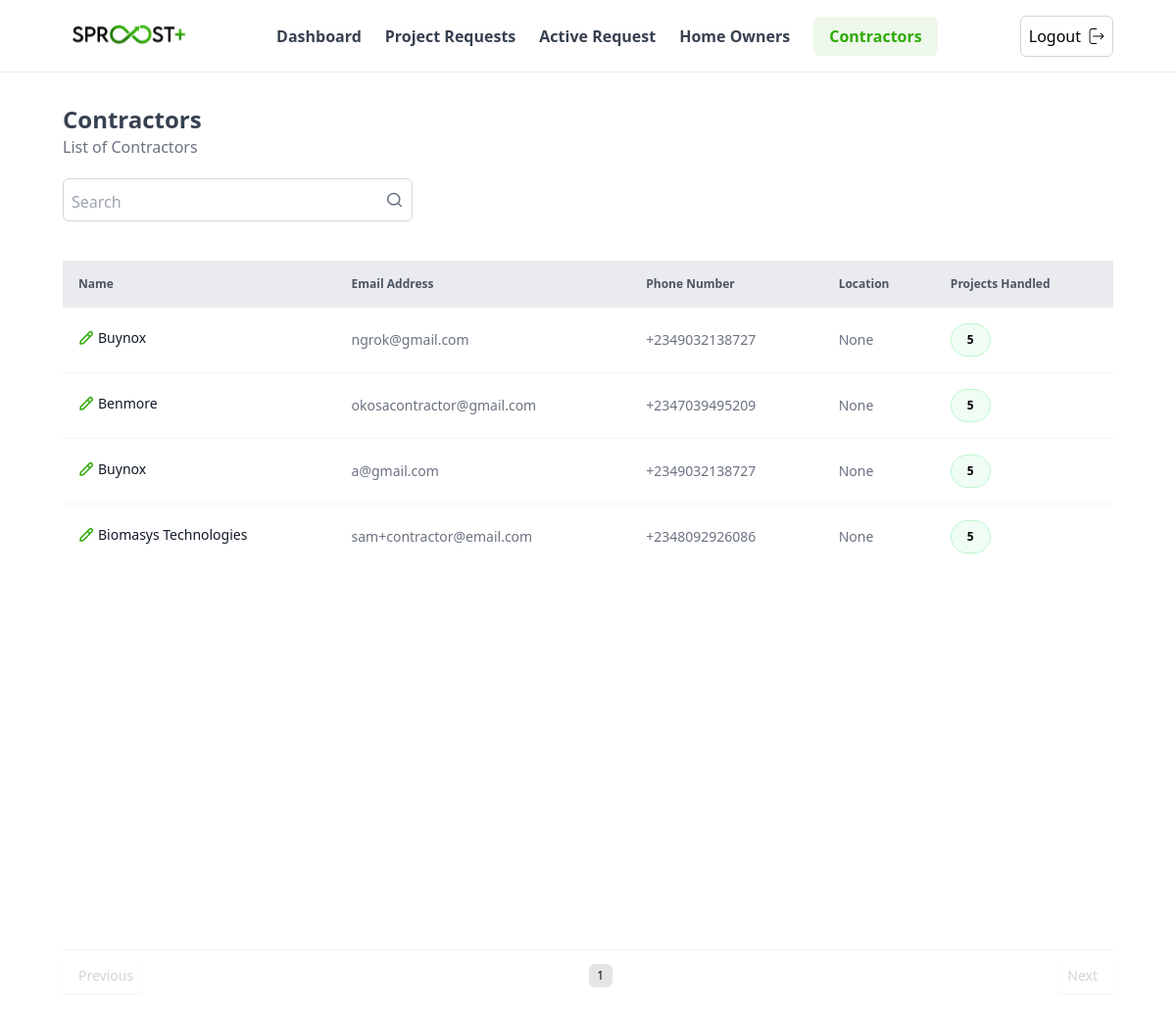
Before: /user-admin/contractors/ (signed in) with the older database file.
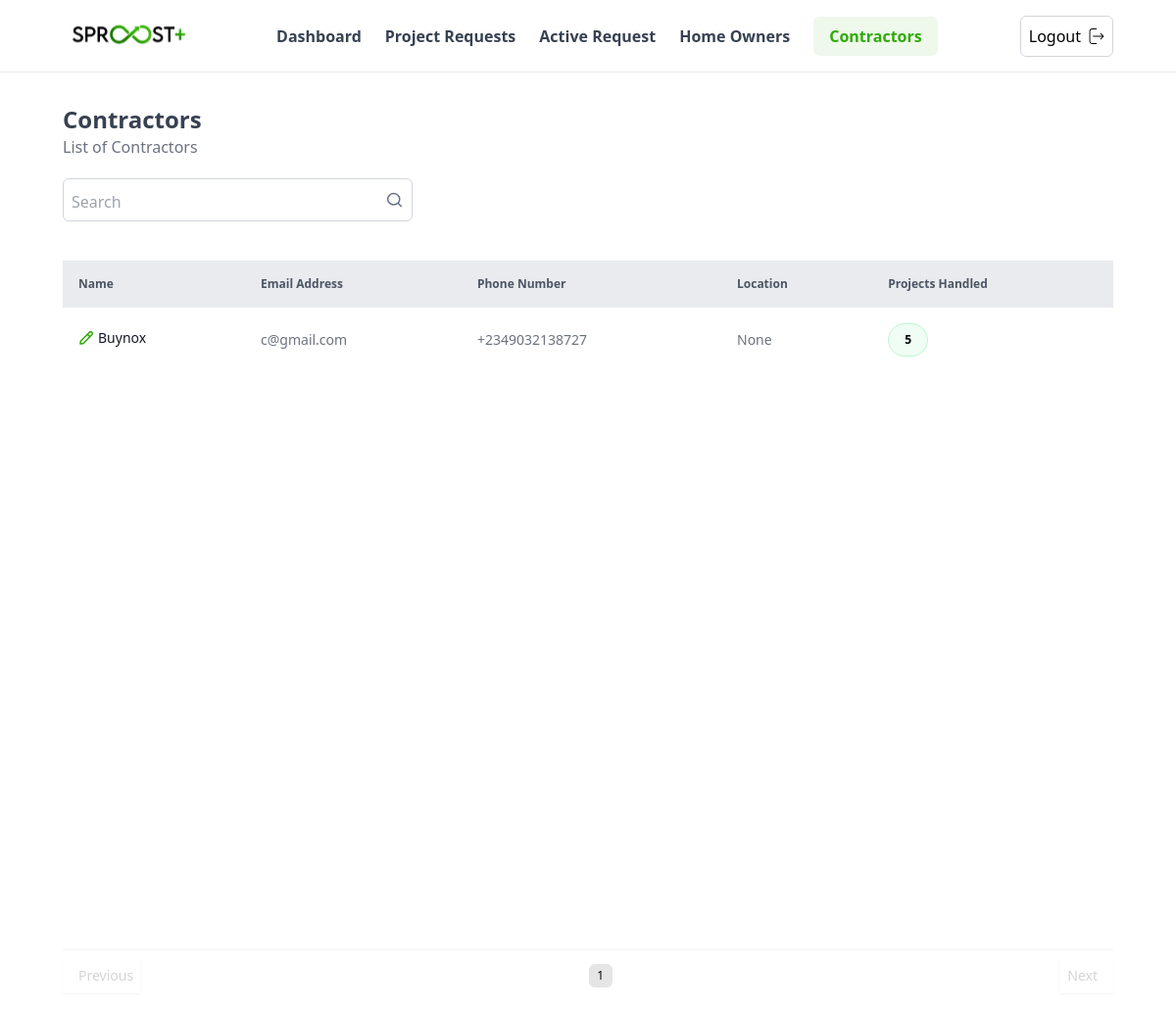
After: the same page with the newer database file.
### accounts/models.py (models this page shows, shortened)
class User(AbstractUser):
    phone_number = PhoneNumberField(null=False, blank=False)
    user_type = models.CharField(max_length = 3, choices = USER_TYPE_CHOICES)
    date_joined = models.DateTimeField(auto_now_add=True)
    slug = models.SlugField(
        blank=True,
        null=True,
        unique=True,
        max_length=100,
        allow_unicode=True)

### profiles/models.py (models this page shows, shortened)
class ContractorProfile(models.Model):
    user = models.OneToOneField(User, on_delete=models.CASCADE, related_name = 'contractor_profile')
    company_name = models.CharField(max_length = 255)
    registration_number = models.CharField(max_length = 225)
    specialization = models.CharField(max_length = 225, null = True, blank = True)
    company_address = AddressField(null =True)
    website = models.URLField(max_length=255, null=True)
    city = models.CharField(max_length = 50)
    media_paths = GenericRelation("main.Media")
    image = models.ImageField(upload_to=image_upload_location, null=True)

### admins/views.py (the view)
# urls.py: path('contractors/', views.contractorsListView, name="contractors"),
@login_required
def contractorsListView(request):
    query = request.GET.get('q')
    contractors = User.objects.filter(user_type='CO').select_related("contractor_profile").order_by('-id')
    if query:
        contractors = contractors.filter(
            Q(contractor_profile__company_name__icontains=query) |
            Q(email__icontains=query)
        )
    paginator = Paginator(contractors, 10)  # Show 10 orders per page.
    page_number = request.GET.get('page')
    page_obj = paginator.get_page(page_number)
    context = {'contractors': page_obj}
    return render(request, 'user_admin/contractors.html', context)

### templates/user_admin/contractors.html (shortened to what the changed rows need)
{% extends "user_admin/base.html" %}
{% load static %}
{% block content %}
<main class="w-full px-[1rem] md:px-[4rem] flex flex-col gap-8 my-8">
    <div class="">
        <div class="mb-4">
            <h1 class="text-2xl font-semibold text-gray-700">Contractors</h1>
        </div>
    </div>
    <div class="w-full">
        <div class="w-full my-2 min-h-[65vh]">
            <table class="w-full">
                <thead class="h-10 bg-gray-200 bg-opacity-80">
                    <tr class="text-gray-600 text-xs font-medium">
                        <th class=" text-start p-4">Name</th>
                        <th class=" text-start p-4">Email Address</th>
                        <th class=" text-start p-4">Phone Number</th>
                        <th class=" text-start p-4">Location</th>
                        <th class=" text-start p-4">Projects Handled</th>
                    </tr>
                </thead>
                <tbody class="p-4">
                    {% if contractors %}
                    {% for contractor in contractors %}
                    <tr class="border-b border-neutral-100 last:border-0">
                        <td class=" p-4">
                            <div class="inline-flex items-center gap-4">
                                <a href = {% url 'admins:update_contractor' contractor.pk %} class="text-gray-900 text-sm font-medium capitalize flex items-center gap-1">
                                    <img class = "w-4" src = {% static "svgs/edit-02.svg" %} />
                                    {{contractor.contractor_profile.company_name}}
                                </a>
                            </div>
                        </td>
                        <td class=" p-4">
                            <div class="flex flex-col gap-1">
                                <span class="text-gray-500 text-sm">{{contractor.email}}</span>
                            </div>
                        </td>
                        <td class=" p-4">
                            <div class="flex flex-col gap-1">
                                <span class="text-gray-500 text-sm">{{contractor.phone_number}}</span>
                            </div>
                        </td>
                        <td class=" p-4">
                            <div class="flex flex-col gap-1">
                                <span class="text-gray-500 text-sm">{{contractor.contractor_profile.company_address}}</span>
                            </div>
                        </td>
                        <td class=" p-4">
                            <div class="inline-flex items-center rounded-full bg-green-50 p-4 py-2 border border-green-200">
                                <span class="font-semibold text-xs capitalize">
                                    5
                                </span>
                            </div>
                        </td>
                    </tr>
                    {% endfor %}
                    {% else %}
                    <tr>
                        <td colspan="7" class="text-center text-gray-500 mt-5">No contractors found</td>
                    </tr>
                    {% endif %}
                </tbody>
            </table>
        </div>
        <div class="w-full my-8 flex items-center justify-between border-t border-neutral-100 pt-2 bg-white">
            <div class="flex items-center gap-2">
                {% for num in contractors.paginator.page_range %}
                    {% if contractors.number == num %}
                        <span class="outline-none border-none h-4 w-4 text-xs md:h-6 md:w-6 bg-neutral-200 rounded-md p-2 flex items-center justify-center">{{ num }}</span>
                    {% elif num >= contractors.number|add:'-3' and num <= contractors.number|add:'3' %}
                        <a href="?page={{ num }}" class="paginationBtn outline-none border-none h-4 w-4 text-xs md:h-6 md:w-6 rounded-md p-2 flex items-center justify-center">{{ num }}</a>
                    {% endif %}
                {% endfor %}
            </div>
        </div>
    </div>
</main>
{% endblock %}

Changed rows visible on the page:
removed User: contractor_profile.company_name "Buynox", email "ngrok@gmail.com", phone_number "+2349032138727", contractor_profile.company_address "None"
no longer on this page (row edited): User: contractor_profile.company_name "Benmore", email "okosacontractor@gmail.com", phone_number "+2347039495209", contractor_profile.company_address "None"
removed User: contractor_profile.company_name "Buynox", email "a@gmail.com", phone_number "+2349032138727", contractor_profile.company_address "None"
removed User: contractor_profile.company_name "Biomasys Technologies", email "sam+contractor@email.com", phone_number "+2348092926086", contractor_profile.company_address "None"
now on this page (row edited): User: contractor_profile.company_name "Buynox", email "c@gmail.com", phone_number "+2349032138727", contractor_profile.company_address "None"
